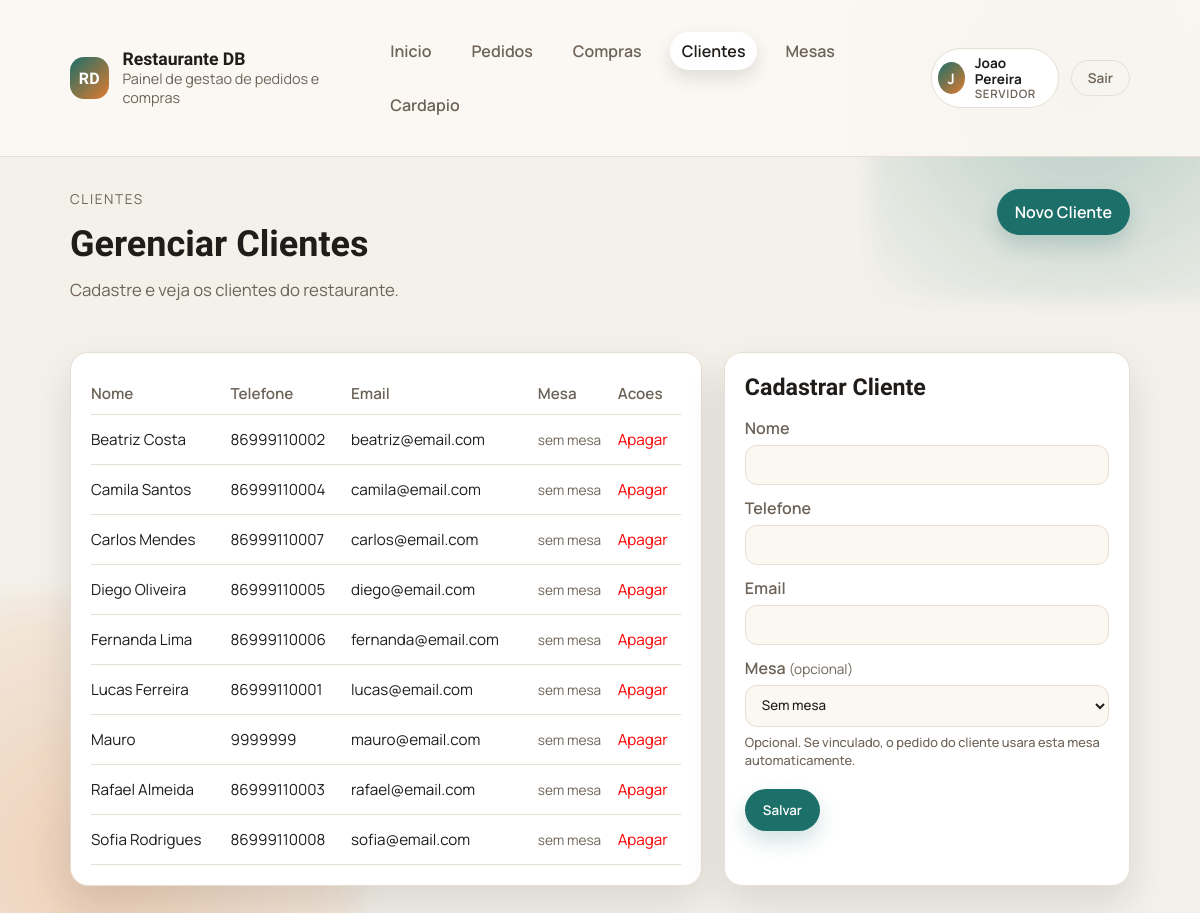
Page /cliente (signed in) on the committed database.
### tables this page shows
CREATE TABLE usuarios (
    id_usuario INTEGER PRIMARY KEY AUTOINCREMENT,
    nome TEXT NOT NULL,
    usuario TEXT NOT NULL UNIQUE,
    senha TEXT NOT NULL,
    perfil TEXT NOT NULL DEFAULT 'servidor' CHECK (perfil IN ('admin','servidor')),
    ativo INTEGER NOT NULL DEFAULT 1 CHECK (ativo IN (0,1)),
    data_cadastro TEXT DEFAULT CURRENT_TIMESTAMP
);

CREATE TABLE clientes (
    id_cliente INTEGER PRIMARY KEY AUTOINCREMENT,
    nome TEXT NOT NULL,
    telefone TEXT,
    email TEXT,
    data_cadastro TEXT DEFAULT CURRENT_TIMESTAMP
, id_mesa INTEGER REFERENCES mesas(id_mesa) ON DELETE SET NULL);

### public/bd/auth.php (called while the page is built, shortened)
<?php
require_once __DIR__ . '/models.php';
function current_user(): ?array
{
    return $_SESSION['usuario'] ?? null;
}
function is_admin(): bool
{
    $user = current_user();
    return $user !== null && $user['perfil'] === 'admin';
}

### public/bd/models.php (called while the page is built, shortened)
<?php
$pdo = null;
function db_connect() {
    global $pdo;
    if (!$pdo) {
        $db_path = __DIR__ . '/../../database.sqlite';
        $pdo = get_sqlite_connection($db_path);
    }
    return $pdo;
}
function get_clientes() {
    $pdo = db_connect();
    $stmt = $pdo->query("SELECT c.*, m.numero as mesa_numero
                         FROM clientes c
                         LEFT JOIN mesas m ON c.id_mesa = m.id_mesa
                         ORDER BY c.nome ASC");
    return $stmt->fetchAll();
}
function get_mesas() {
    $pdo = db_connect();
    $stmt = $pdo->query("SELECT m.*, u.nome as servidor_nome
                         FROM mesas m
                         LEFT JOIN usuarios u ON u.id_usuario = m.id_servidor
                         ORDER BY m.numero ASC");
    return $stmt->fetchAll();
}

### public/templates/cliente.php (the view, shortened to what this page needs)
<?php
require_once __DIR__ . '/../bd/models.php';
$clientes = get_clientes();
$mesas = get_mesas();
?><!doctype html>
<html lang="pt-BR">
<head>
    <link rel="stylesheet" href="/style.css">
</head>
<body>
    <?php $active = '/cliente'; require __DIR__ . '/partials/topbar.php'; ?>
    <main class="container">
        <section class="page-header">
            <div>
                <p class="eyebrow">Clientes</p>
                <h1>Gerenciar Clientes</h1>
                <p class="lead">Cadastre e veja os clientes do restaurante.</p>
            </div>
            <div class="page-actions">
                <a class="button" href="#form-card">Novo Cliente</a>
            </div>
        </section>
        <section class="layout">
            <div class="table-card">
                <table>
                    <thead>
                        <tr>
                            <th>Nome</th>
                            <th>Telefone</th>
                            <th>Email</th>
                            <th>Mesa</th>
                            <th>Acoes</th>
                        </tr>
                    </thead>
                    <tbody>
                        <?php foreach ($clientes as $c): ?>
                        <tr>
                            <td><?= htmlspecialchars((string)$c['nome']) ?></td>
                            <td><?= htmlspecialchars((string)$c['telefone']) ?></td>
                            <td><?= htmlspecialchars((string)$c['email']) ?></td>
                            <td><?= $c['mesa_numero'] !== null ? 'Mesa ' . htmlspecialchars((string)$c['mesa_numero']) : '<span class="cell-sub">sem mesa</span>' ?></td>
                            <td>
                                <form method="POST" action="/" class="inline-form">
                                    <button class="text-link" type="submit" style="color:red" onclick="return confirm('Tem certeza?')">Apagar</button>
                                </form>
                            </td>
                        </tr>
                        <?php endforeach; ?>
                    </tbody>
                </table>
            </div>
            <aside class="form-card" id="form-card">
                <h2>Cadastrar Cliente</h2>
                <form class="stack" method="POST" action="/">
                    <label class="field">
                        <span>Nome</span>
                        <input type="text" name="nome" required>
                    </label>
                    <label class="field">
                        <span>Telefone</span>
                        <input type="text" name="telefone">
                    </label>
                    <label class="field">
                        <span>Email</span>
                        <input type="email" name="email">
                    </label>
                    <label class="field">
                        <span>Mesa <span class="cell-sub" style="font-weight:400;">(opcional)</span></span>
                        <select name="id_mesa">
                            <option value="">Sem mesa</option>
                        </select>
                        <span class="helper">Opcional. Se vinculado, o pedido do cliente usara esta mesa automaticamente.</span>
                    </label>
                    <div class="form-actions">
                        <button class="button" type="submit">Salvar</button>
                    </div>
                </form>
            </aside>
        </section>
    </main>
</body>
</html>

### public/templates/partials/topbar.php (shortened to what this page needs)
<?php
require_once __DIR__ . '/../../bd/auth.php';
$user = current_user();
$active = $active ?? '';
$links = [
    '/' => 'Inicio',
    '/pedido' => 'Pedidos',
    '/compra' => 'Compras',
    '/cliente' => 'Clientes',
];
if (is_admin()) {
    $links['/mesa'] = 'Mesas';
} else {
    $links['/gerenciar-mesa'] = 'Mesas';
}
$links['/cardapio'] = 'Cardapio';
?>
    <header class="topbar">
        <div class="container topbar-inner">
            <div class="brand">
                <span class="brand-mark">RD</span>
                <div>
                    <div class="brand-title">Restaurante DB</div>
                    <div class="brand-sub">Painel de gestao de pedidos e compras</div>
                </div>
            </div>
            <nav class="nav-links">
                <?php foreach ($links as $href => $label): ?>
                <a class="nav-link" href="<?= $href ?>"<?= $href === $active ? ' aria-current="page"' : '' ?>><?= $label ?></a>
                <?php endforeach; ?>
            </nav>
            <?php if ($user): ?>
            <div class="topbar-user">
                <div class="user-chip">
                    <span class="user-avatar"><?= strtoupper(substr((string)$user['nome'], 0, 1)) ?></span>
                    <div class="user-info">
                        <strong><?= htmlspecialchars((string)$user['nome']) ?></strong>
                        <span><?= $user['perfil'] === 'admin' ? 'Gerente' : 'Servidor' ?></span>
                    </div>
                </div>
                <form method="POST" action="/" class="logout-form">
                    <button class="logout-btn" type="submit" title="Sair do sistema">Sair</button>
                </form>
            </div>
            <?php endif; ?>
        </div>
    </header>

### public/templates/cliente.php (style rules this page uses)
.inline-form { display: inline-block; margin: 0; }
.inline-form button { background: none; border: none; padding: 0; cursor: pointer; color: inherit; font: inherit; }

### rows in the picture
usuarios: nome "J", nome "Joao Pereira"
clientes: nome "Beatriz Costa", telefone "86999110002", email "beatriz@email.com"
clientes: nome "Camila Santos", telefone "86999110004", email "camila@email.com"
clientes: nome "Carlos Mendes", telefone "86999110007", email "carlos@email.com"
clientes: nome "Diego Oliveira", telefone "86999110005", email "diego@email.com"
clientes: nome "Fernanda Lima", telefone "86999110006", email "fernanda@email.com"
clientes: nome "Lucas Ferreira", telefone "86999110001", email "lucas@email.com"
clientes: nome "Mauro", telefone "9999999", email "mauro@email.com"
clientes: nome "Rafael Almeida", telefone "86999110003", email "rafael@email.com"
clientes: nome "Sofia Rodrigues", telefone "86999110008", email "sofia@email.com"

### other values in the picture
$label "Inicio"
$label "Pedidos"
$label "Compras"
$label "Clientes"
$label "Mesas"
$label "Cardapio"
